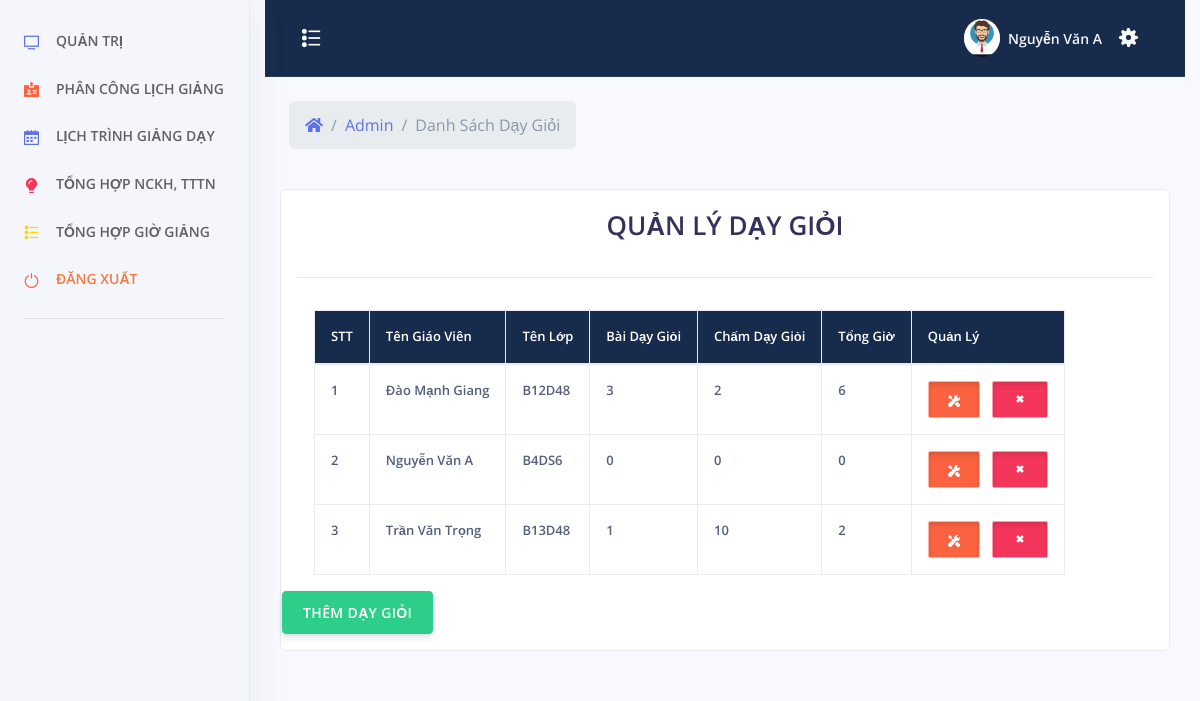
The app's page /admin/index.php?menu=daygioi (signed in) with its own data.
### tables this page shows
CREATE TABLE `day_gioi` (
  `id_daygioi` int(11) NOT NULL,
  `bai_day_gioi` int(11) NOT NULL,
  `cham_day_gioi` int(11) NOT NULL,
  `id_lop` int(11) NOT NULL,
  `id_giaovien` int(11) NOT NULL
);

CREATE TABLE `tai_khoan` (
  `id_tai_khoan` int(11) NOT NULL,
  `ten_tai_khoan` varchar(30) NOT NULL,
  `mat_khau` varchar(100) NOT NULL,
  `nhom_tai_khoan` tinyint(2) NOT NULL,
  `ten_sinh_vien` varchar(100) NOT NULL,
  `sdt` varchar(20) NOT NULL,
  `ngay_sinh` varchar(50) NOT NULL,
  `ngay_tao` datetime NOT NULL
);

CREATE TABLE `lop_hoc` (
  `id_lop` int(11) NOT NULL,
  `ten_lop` varchar(50) NOT NULL,
  `chuyen_nganh` varchar(50) NOT NULL,
  `thoi_gian` int(11) NOT NULL,
  `thoi_khoa_bieu` longtext NOT NULL,
  `quy_mo` varchar(50) NOT NULL,
  `si_so` int(11) NOT NULL,
  `id_gvphutrach` int(11) NOT NULL,
  `id_gvthamgia` int(11) NOT NULL,
  `thoigian_gv_phutrach` int(11) NOT NULL,
  `thoigian_gv_thamgia` int(11) NOT NULL,
  `thoigian_chitiet_gvphutrach` int(11) NOT NULL,
  `thoigian_chitiet_gvthamgia` int(11) NOT NULL,
  `he` varchar(50) NOT NULL,
  `so_gio_ly_thuyet` int(11) NOT NULL,
  `so_gio_ly_thuyet_gvphutrach` int(11) NOT NULL,
  `so_gio_ly_thuyet_gvthamgia` int(11) NOT NULL,
  `xemina` int(11) NOT NULL,
  `xemina_gvphutrach` int(11) NOT NULL,
  `xemina_gvthamgia` int(11) NOT NULL,
  `thaoluan` int(11) NOT NULL,
  `thaoluan_gvphutrach` int(11) NOT NULL,
  `thaoluan_gvthamgia` int(11) NOT NULL,
  `hinh_thuc_thi` varchar(50) NOT NULL,
  `tong_gio_gvphutrach` int(11) NOT NULL,
  `tong_gio_gvthamgia` int(11) NOT NULL,
  `ghi-chu` varchar(500) NOT NULL
);

### admin/daygioi.php (the view, shortened to what this page needs)
<?php
	include_once('../config/config.php');
	include_once('../header.php');
 ?>
 <?php
		if($_SESSION["taikhoan"] == NULL){ ?>
			<script>
				window.location.href="../tai-khoan/dang-nhap.php";
			</script>
		<?php }else {?>
			<div class="row align-items-center py-4">
            <div class="col-lg-6 col-7">
              <nav aria-label="breadcrumb" class="d-none d-md-inline-block ml-md-4">
                <ol class="breadcrumb breadcrumb-links breadcrumb-dark">
                  <li class="breadcrumb-item"><a href="#"><i class="fas fa-home"></i></a></li>
                  <li class="breadcrumb-item"><a href="index.php">Admin</a></li>
                  <li class="breadcrumb-item active" aria-current="page">Danh Sách Dạy Giỏi</li>
                </ol>
              </nav>
            </div>
          </div>
    <div style="color:#FFF" class="col-xs-12 col-sm-12 col-md-12 col-lg-12 adminhihi">
		<div class="list-group-item">
		<?php
			$sql = "SELECT * FROM `day_gioi`";
			$qr = mysqli_query($conn, $sql);
		 ?>
			<div class="caption">
			<h1 style="text-align: center">QUẢN LÝ DẠY GIỎI</h1>
			</div>
			<hr>
			<div class="row">
				<table class="table table-bordered table-responsive">
					<tr class="chimuc">
						<th>STT</th>
						<th>Tên Giáo Viên</th>
						<th>Tên Lớp</th>
						<th>Bài Dạy Giỏi</th>
						<th>Chấm Dạy Giỏi</th>
						<th>Tổng Giờ</th>
						<th>Quản Lý</th>
					</tr>
					<tbody>
						<?php $stt = 1; ?>
					<?php while($row = mysqli_fetch_assoc($qr)){ ?>
						<tr>
							<td><?php echo $stt; $stt += 1;?></td>
							<td><?php
								$idgv = $row["id_giaovien"];
								$sqlgv = "SELECT `ten_sinh_vien` FROM `tai_khoan` WHERE `id_tai_khoan` = '$idgv'";
								$qrgv = mysqli_query($conn, $sqlgv);
								$rowgv = mysqli_fetch_assoc($qrgv);
								echo $rowgv["ten_sinh_vien"];
							?>
							</td>
							<td><?php
							$idlop = $row["id_lop"];
							$sqllop = "SELECT `ten_lop` FROM `lop_hoc` WHERE `id_lop` = '$idlop'";
							$qrlop = mysqli_query($conn, $sqllop);
							$rowlop = mysqli_fetch_assoc($qrlop);
							echo $rowlop["ten_lop"];
							?></td>
							<td><?php echo $row["bai_day_gioi"]?></td>
							<td><?php echo $row["cham_day_gioi"]?></td>
							<td><?php echo ($row["bai_day_gioi"] + $row["bai_day_gioi"]) ?></td>
							<td align="center">
								<button type="button" id="sua" class="btn btn-warning btn-xs button-sua" title="Sửa" ids="<?php echo $row["id_daygioi"]?>" lops="<?php echo $row["id_lop"]?>" gvs="<?php echo $row["id_giaovien"]?>" ><span class="glyphicon glyphicon-edit"></span>
								<span class="btn-inner--icon"><i class="ni ni-settings"></i></span>
							</button>
  								<button type="button" id="xoa" xoa="<?php echo $row["id_daygioi"]?>" class="btn btn-danger btn-xs button-sua" title="Xóa"><span class="glyphicon glyphicon-trash"></span>
								  <span class="btn-inner--icon"><i class="ni ni-fat-remove"></i></span>
							</button>
							</td>
						</tr>
						<?php } ?>
					</tbody>
				</table>
<br>
<center>
	<button type="button" class="btn btn-success"  data-toggle="modal" data-target="#themadmin">THÊM DẠY GIỎI</button>
</center>
			</div>
		</div>
    </div>
	<?php } ?>
</div>
 <?php
	include_once('../footer.php');
 ?>

### assets/css/style.css (style rules this page uses)
i.ni.ni-fat-remove { font-size: 16px; }
span.btn-inner--icon { font-size: 12px; }
button.button-sua { width: auto; height: auto; text-align: center; padding: 7px 19px; border-radius: 2px; box-shadow: inset 0 3px 5px rgba(0, 0, 0, .125); border: 1px solid #ffffff85; }
table.table.table-bordered { border: none; }
table.table.table-bordered.table-responsive { margin-left: 32px; }
tr.chimuc { background-color: #172b4d; }
tr.chimuc th { color: white; }
.table td, .table th { font-size: .8125rem; white-space: nowrap; font-weight: 600!important; }

### records on screen
day_gioi: tai_khoan.ten_sinh_vien "Đào Mạnh Giang", id_lop.ten_lop "B12D48", bai_day_gioi "3", cham_day_gioi "2", $row["bai_day_gioi"] + $row["bai_day_gioi"] "6"
day_gioi: tai_khoan.ten_sinh_vien "Nguyễn Văn A", id_lop.ten_lop "B4DS6", bai_day_gioi "0", cham_day_gioi "0", $row["bai_day_gioi"] + $row["bai_day_gioi"] "0"
day_gioi: tai_khoan.ten_sinh_vien "Trần Văn Trọng", id_lop.ten_lop "B13D48", bai_day_gioi "1", cham_day_gioi "10", $row["bai_day_gioi"] + $row["bai_day_gioi"] "2"

### other values on screen
$_SESSION["tensv"] "Nguyễn Văn A"
